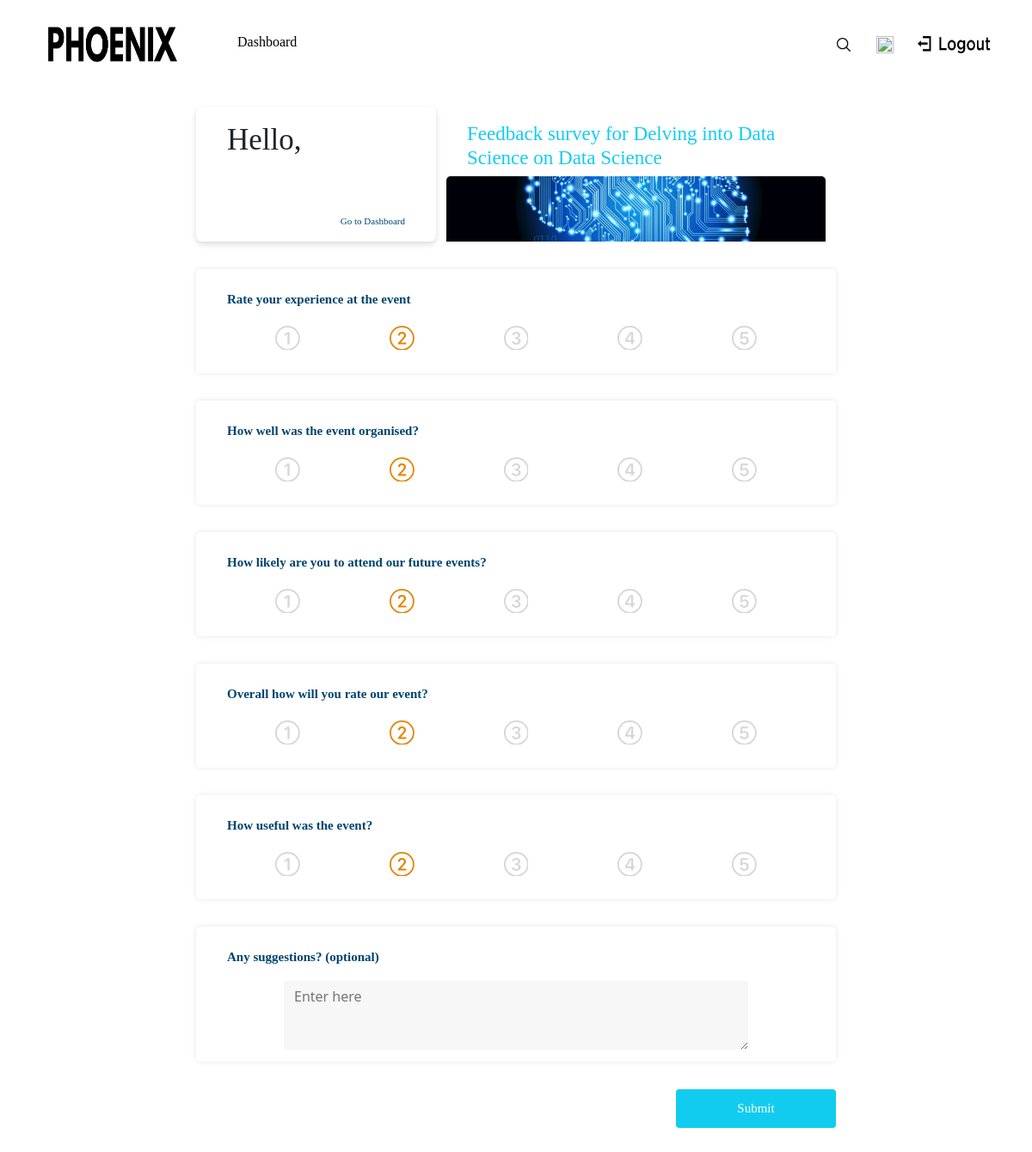
The page /feedback/o_sivakaveya/o_sivakaveyaDelving into Data Science1660302256.220844 on the database its author committed.
### web.py (models this page shows)
class Event(db.Model):
    id=db.Column(db.Integer, primary_key=True)
    eid=db.Column(db.String(200))
    orgImg=db.Column(db.String(200))
    lid=db.Column(db.String(100), db.ForeignKey("login.lid"), nullable=False)
    name = db.Column(db.String(20))
    domain = db.Column(db.String(50))
    date = db.Column(db.String(50))
    time = db.Column(db.String(50))
    endTime = db.Column(db.String(50))
    eventImg = db.Column(db.String(300))
    regLastDate = db.Column(db.String(50))
    fees = db.Column(db.String(100))
    eventMode = db.Column(db.String(10))
    location = db.Column(db.String(1000))
    description = db.Column(db.String(1000))
    ptOfContact_name= db.Column(db.String(200))
    ptOfContact_phone= db.Column(db.String(200))
    ptOfContact_email= db.Column(db.String(200))
    noOfSpeakers=db.Column(db.Integer)
    speaker1Name=db.Column(db.String(200))
    speaker1LinkedIn=db.Column(db.String(500))
    speaker1Img=db.Column(db.String(300))
    speaker1Description=db.Column(db.String(1000))
    speaker2Name=db.Column(db.String(200))
    speaker2LinkedIn=db.Column(db.String(500))
    speaker2Img=db.Column(db.String(300))
    speaker2Description=db.Column(db.String(1000))
    speaker3Name=db.Column(db.String(200))
    speaker3LinkedIn=db.Column(db.String(500))
    speaker3Img=db.Column(db.String(300))
    speaker3Description=db.Column(db.String(1000))

### web.py (the view)
@app.route('/feedback/<lid>/<eid>',methods=['POST','GET'])
def feedback(lid,eid):
    user=db.session.query(Client).filter_by(lid=lid).first()
    event=db.session.query(Event).filter_by(eid=eid).first()
    if request.method=='POST':
        q1=request.form.get('Q1')
        q2=request.form.get('Q2')
        q3=request.form.get('Q3')
        q4=request.form.get('Q4')
        q5=request.form.get('Q5')
        q6=request.form.get('Q6')
        new_entery=Feedback(lid=lid,eid=eid,q1=q1,q2=q2,q3=q3,q4=q4,q5=q5,q6=q6)
        db.session.add(new_entery)
        db.session.commit()
        session['email']=user.email
        session['role']='user'
        session['name']=user.name
        session['lid']=user.lid
        return redirect(url_for('clientDashboard'))
    else:
        exists = db.session.query(Feedback.id).filter_by(lid=lid, eid=eid).first() is not None
        if exists:
            session['email']=user.email
            session['role']='user'
            session['name']=user.name
            session['lid']=user.lid
            return redirect(url_for('clientDashboard'))
        else:
            return render_template('feedback.html',user=user,event=event)

### templates/feedback.html (shortened to what this page needs)
<!DOCTYPE html>
<html lang="en" >
<head>
    <link rel="stylesheet" href="../../static//bootstrap/css/bootstrap.min.css">
    <link rel="stylesheet" href="../../static//css/gothambold1.css">
    <link rel="stylesheet" href="../../static//css/GothamBook.css">
    <link rel="stylesheet" href="../../static//css/GothamLight.css">
    <link rel="stylesheet" href="../../static//css/MontserratBlack.css">
    <link rel="stylesheet" href="../../static//css/MontserratRegular.css">
    <link rel="stylesheet" href="../../static//css/Contact-Form-Clean.css">
    <link rel="stylesheet" href="../../static//css/styles.css">
    <link rel="stylesheet" href="../../static//css/Event_Page.css">
    <link rel="stylesheet" href="../../static//stylesheet/feedback.css">
</head>
<body style="width: 100%;">
    <div class="container-fluid flex-row header align-items-center justify-content-between">
        <div style="font-family: GothamBook"> <img class="" style="height:100px ;width: 164px;  margin-right: 5vw;" src="../../static//img/Logo.png" alt="">
            <a href="" style="font-family: GothamBook; color: black; text-decoration:none;" > Dashboard</a>
        </div>
        <div class="flex-row"><img style="height:20px ;width: 20px;" src="../../static//img/icons8-search.png"  alt="">
        <img style="height:20px ;width: 20px; margin-left: 2vw;" src="../../static//img/bell.png" alt="">
        <img style="height: 20px; width: 85px; margin-left: 2vw" src="../../static//img/logout_withoutbg.png" alt=""></div>
    </div>
    <div class="container" style="margin-bottom: 12vh;">
        <div class="row justify-content-center d-sm-flex" style="margin-top: 2vh;padding: 0px;margin-right: 0px;margin-left: 0px;">
            <div class="col-8 col-md-3" style="padding-right: 0px;padding-left: 0px;margin-bottom: 2vh;border-radius: 7px;margin-top: 1vh;box-shadow: 0px 3px 6px rgba(33,37,41,0.16);">
                <div style="border-radius: 0px;padding: 2px;height: 157px;padding-left: 12px;border-color: rgb(33,37,41);margin-left: 0;padding-right: 12px;">
                    <h1 style="margin-bottom: 0px;margin-left: 2vw;font-family: gothambold1;font-size: 35px;margin-top: 2vh;">Hello, </h1><small style="font-size: 22px;margin-left: 2vw;font-family: gothambold1;">{{user.name}}</small>
                    <p style="text-align: right;font-size: 11px;color: #00446F;margin-right: 2vw;margin-top: 4vh;font-family: gothambold1;margin-bottom: 0px;">Go to Dashboard</p>
                </div>
            </div>
            <div class="col-8 align-self-end col-md-5 overflow-hidden" style="padding-right: 12px;padding-left: 12px;height: 157px;border-radius: 5px;margin-bottom: 2vh;margin-top: 1vh;padding-top: 2px;">
                <h1 style="font-size: 23px;color: #12ccef;margin-top: 2vh;font-family: gothambold1;margin-left: 2vw;">Feedback survey for {{event.name}} on {{event.domain}}</h1><img class="img-fluid img-fluid align-items-end" src="../../static//images/events/{{event.eventImg}}" style="border-radius: 5px;height: 111px;width: 100%; object-fit: cover;">
            </div>
        </div>
        <form action="{{ url_for('feedback',lid=user.lid, eid=event.eid) }}" class="profile-edit-form hidden" method="POST" novalidate enctype="multipart/form-data">
        <div class="row justify-content-center" style="margin-right: 0px;margin-left: 0px;">
            <div class="col-8"
                style="box-shadow: 0px 0px 6px rgba(0,0,0,0.1);border-radius: 5px;margin-bottom: 2vh;height: 121px;margin-top: 2vh;">
                <p
                    style="text-align: left;font-size: 15px;color: #00446F;margin-top: 3vh;font-family: GothamBook;margin-left: 2vw;font-weight: bold;">
                    Rate your experience at the event</p>
                <div class="d-flex justify-content-md-evenly mx-md-auto" style="margin-left: 0px;margin-top: 2vh;">
                    <label for="super-sad">
                        <svg xmlns="http://www.w3.org/2000/svg" width="10" height="10" fill="currentColor"
                            class="bi bi-1-circle" viewBox="0 0 16 16">
                            <path
                                d="M1 8a7 7 0 1 0 14 0A7 7 0 0 0 1 8Zm15 0A8 8 0 1 1 0 8a8 8 0 0 1 16 0ZM9.283 4.002V12H7.971V5.338h-.065L6.072 6.656V5.385l1.899-1.383h1.312Z" />
                        </svg>
                    </label>
                    <label for="sad">
                    </label>
                    <label for="neutral">
                    </label>
                    <label for="happy">
                    </label>
                    <label for="super-happy">
                    </label>
                </div>
            </div>
        </div>
        <div class="row justify-content-center" style="margin-right: 0px;margin-left: 0px;">
            <div class="col-8"
                style="box-shadow: 0px 0px 6px rgba(0,0,0,0.1);border-radius: 5px;margin-bottom: 2vh;height: 121px;margin-top: 2vh;">
                <p
                    style="text-align: left;font-size: 15px;color: #00446F;margin-top: 3vh;font-family: GothamBook;margin-left: 2vw;font-weight: bold;">
                    <strong>How well was the event organised?</strong><br></p>
                <div class="d-flex justify-content-md-evenly mx-md-auto" style="margin-left: 0px;margin-top: 2vh;">
                    <label for="super-sad2">
                        <svg xmlns="http://www.w3.org/2000/svg" width="10" height="10" fill="currentColor"
                            class="bi bi-1-circle" viewBox="0 0 16 16">
                            <path
                                d="M1 8a7 7 0 1 0 14 0A7 7 0 0 0 1 8Zm15 0A8 8 0 1 1 0 8a8 8 0 0 1 16 0ZM9.283 4.002V12H7.971V5.338h-.065L6.072 6.656V5.385l1.899-1.383h1.312Z" />
                        </svg>
                    </label>
                    <label for="sad2">
                    </label>
                    <label for="neutral2">
                    </label>
                    <label for="happy2">
                    </label>
                    <label for="super-happy2">
                    </label>
                </div>
            </div>
        </div>
        <div class="row justify-content-center" style="margin-right: 0px;margin-left: 0px;">
            <div class="col-8"
                style="box-shadow: 0px 0px 6px rgba(0,0,0,0.1);border-radius: 5px;margin-bottom: 2vh;height: 121px;margin-top: 2vh;">
                <p
                    style="text-align: left;font-size: 15px;color: #00446F;margin-top: 3vh;font-family: GothamBook;margin-left: 2vw;font-weight: bold;">
                    <strong>How likely are you to attend our future events?</strong><br></p>
                <div class="d-flex justify-content-md-evenly mx-md-auto" style="margin-left: 0px;margin-top: 2vh;">
                    <label for="super-sad3">
                        <svg xmlns="http://www.w3.org/2000/svg" width="10" height="10" fill="currentColor"
                            class="bi bi-1-circle" viewBox="0 0 16 16">
                            <path
                                d="M1 8a7 7 0 1 0 14 0A7 7 0 0 0 1 8Zm15 0A8 8 0 1 1 0 8a8 8 0 0 1 16 0ZM9.283 4.002V12H7.971V5.338h-.065L6.072 6.656V5.385l1.899-1.383h1.312Z" />
                        </svg>
                    </label>
                    <label for="sad3">
                    </label>
                    <label for="neutral3">
                    </label>
                    <label for="happy3">
                    </label>
                    <label for="super-happy3">
                    </label>
                </div>
            </div>
        </div>
        <div class="row justify-content-center" style="margin-right: 0px;margin-left: 0px;">
            <div class="col-8"
                style="box-shadow: 0px 0px 6px rgba(0,0,0,0.1);border-radius: 5px;margin-bottom: 2vh;height: 121px;margin-top: 2vh;">
                <p
                    style="text-align: left;font-size: 15px;color: #00446F;margin-top: 3vh;font-family: GothamBook;margin-left: 2vw;font-weight: bold;">
                    <strong>Overall how will you rate our event?</strong><br></p>
                <div class="d-flex justify-content-md-evenly mx-md-auto" style="margin-left: 0px;margin-top: 2vh;">
                    <label for="super-sad4">
                        <svg xmlns="http://www.w3.org/2000/svg" width="10" height="10" fill="currentColor"
                            class="bi bi-1-circle" viewBox="0 0 16 16">
                            <path
                                d="M1 8a7 7 0 1 0 14 0A7 7 0 0 0 1 8Zm15 0A8 8 0 1 1 0 8a8 8 0 0 1 16 0ZM9.283 4.002V12H7.971V5.338h-.065L6.072 6.656V5.385l1.899-1.383h1.312Z" />
                        </svg>
                    </label>
                    <label for="sad4">
                    </label>
                    <label for="neutral4">
                    </label>
                    <label for="happy4">
                    </label>
                    <label for="super-happy4">
                    </label>
                </div>
            </div>
        </div>
        <div class="row justify-content-center" style="margin-right: 0px;margin-left: 0px;">
            <div class="col-8" style="box-shadow: 0px 0px 6px rgba(0,0,0,0.1);border-radius: 5px;margin-bottom: 2vh;height: 121px;margin-top: 2vh;">
                <p style="text-align: left;font-size: 15px;color: #00446F;margin-top: 3vh;font-family: GothamBook;margin-left: 2vw;font-weight: bold;"><strong>How useful was the event?</strong><br></p>
                <div class="d-flex justify-content-md-evenly mx-md-auto" style="margin-left: 0px;margin-top: 2vh;">
                    <label for="super-sad5">
                        <svg xmlns="http://www.w3.org/2000/svg" width="10" height="10" fill="currentColor"
                            class="bi bi-1-circle" viewBox="0 0 16 16">
                            <path
                                d="M1 8a7 7 0 1 0 14 0A7 7 0 0 0 1 8Zm15 0A8 8 0 1 1 0 8a8 8 0 0 1 16 0ZM9.283 4.002V12H7.971V5.338h-.065L6.072 6.656V5.385l1.899-1.383h1.312Z" />
                        </svg>
                    </label>
                    <label for="sad5">
                    </label>
                    <label for="neutral5">
                    </label>
                    <label for="happy5">
                    </label>
                    <label for="super-happy5">
                    </label>
                </div>
            </div>
        </div>
        <div class="row justify-content-center" style="margin-right: 0px;margin-left: 0px;">
            <div class="col-8 overflow-hidden" style="box-shadow: 0px 0px 6px rgba(0,0,0,0.1);border-radius: 5px;margin-bottom: 2vh;height: 157px;margin-top: 2vh;">
                <p style="text-align: left;font-size: 15px;color: #00446F;margin-top: 3vh;font-family: GothamBook;margin-left: 2vw;font-weight: bold;"><strong>Any suggestions? (optional)</strong><br></p>
                <div class="d-flex justify-content-center overflow-hidden" style="margin-bottom: 2vh;"><textarea name="Q6" class="mx-auto" style="background: rgba(229,229,229,0.32);width: 45vw;height: 10vh;border-style: none;padding-left: 12px;padding-right: 12px;padding-top: 6px;padding-bottom: 6px;margin-bottom: 6vh;" placeholder="Enter here"></textarea></div>
            </div>
        </div>
        <div class="row" style="margin-right: 0px;margin-left: 0px;">
            <div class="col-3 offset-7 col-md-2 offset-md-8" style="padding-right: 0px;padding-left: 0px;"><button class="btn btn-primary" type="submit" style="margin-top: 2vh;background: #12ccef;border-style: none;font-family: gothambold1;font-size: 15px;height: 45px;width: 100%;">Submit</button></div>
        </div>
    </div>
</body>
</html>

### static/css/Contact-Form-Clean.css (style rules this page uses)
img { max-width: 100%; }
div { overflow-x: hidden; scroll-behavior: smooth; }

### static/css/Event_Page.css (style rules this page uses)
.header { display: flex; flex-direction: row; padding: 0 4vw; }

### static/stylesheet/feedback.css (style rules this page uses)
svg { fill: rgb(215, 213, 213); height: 1.8rem; width: 1.8rem; margin: 0.2rem 1.5rem; }
input[type="radio"] + svg { -webkit-transition: all 0.2s; transition: all 0.2s; }
input + svg { cursor: pointer; }
input[class="sad"]:hover + svg, input[class="sad"]:checked + svg, input[class="sad"]:focus + svg { fill: rgb(229, 132, 0); }

### rows shown on the page
Event: name "Delving into Data Science", domain "Data Science", eventImg (picture)
